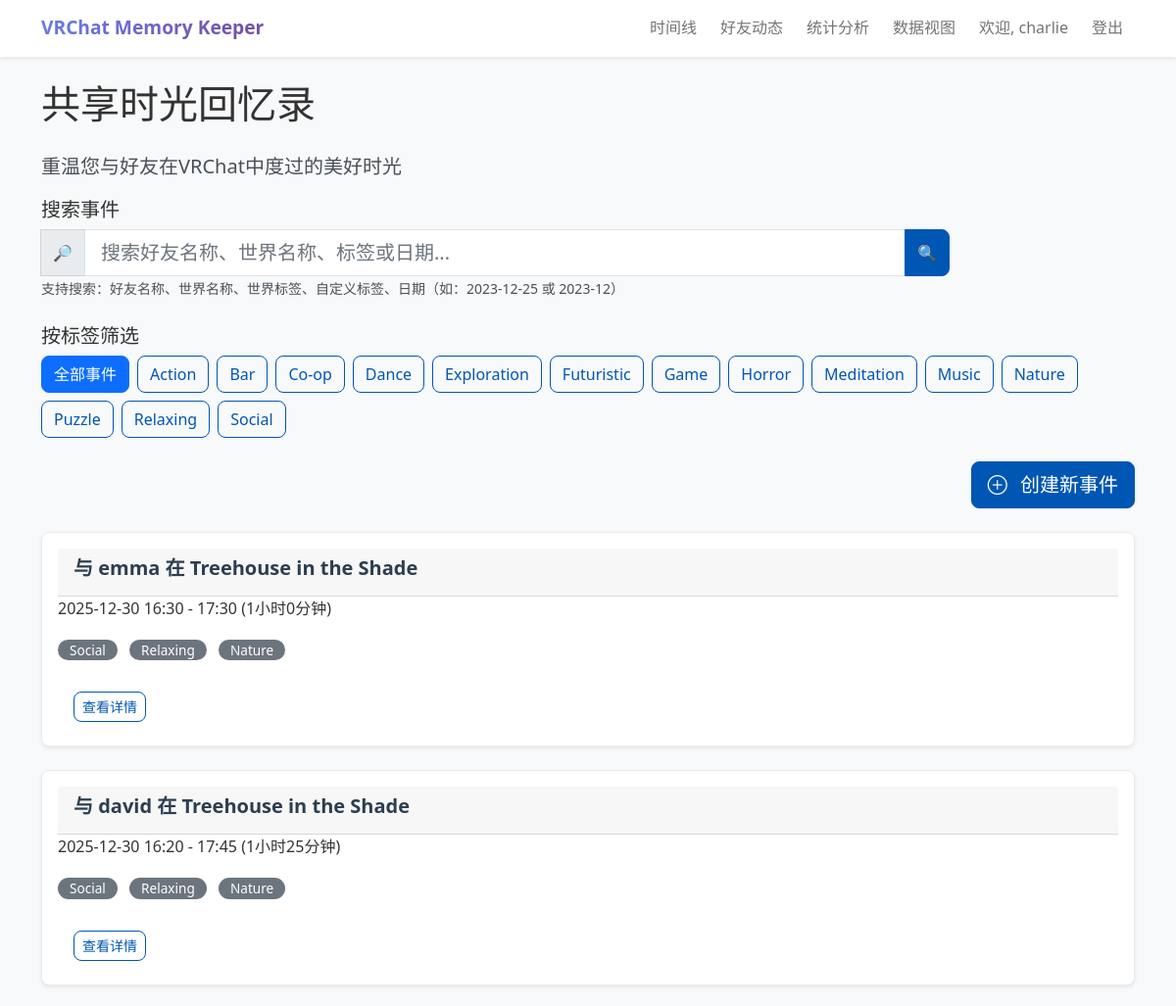
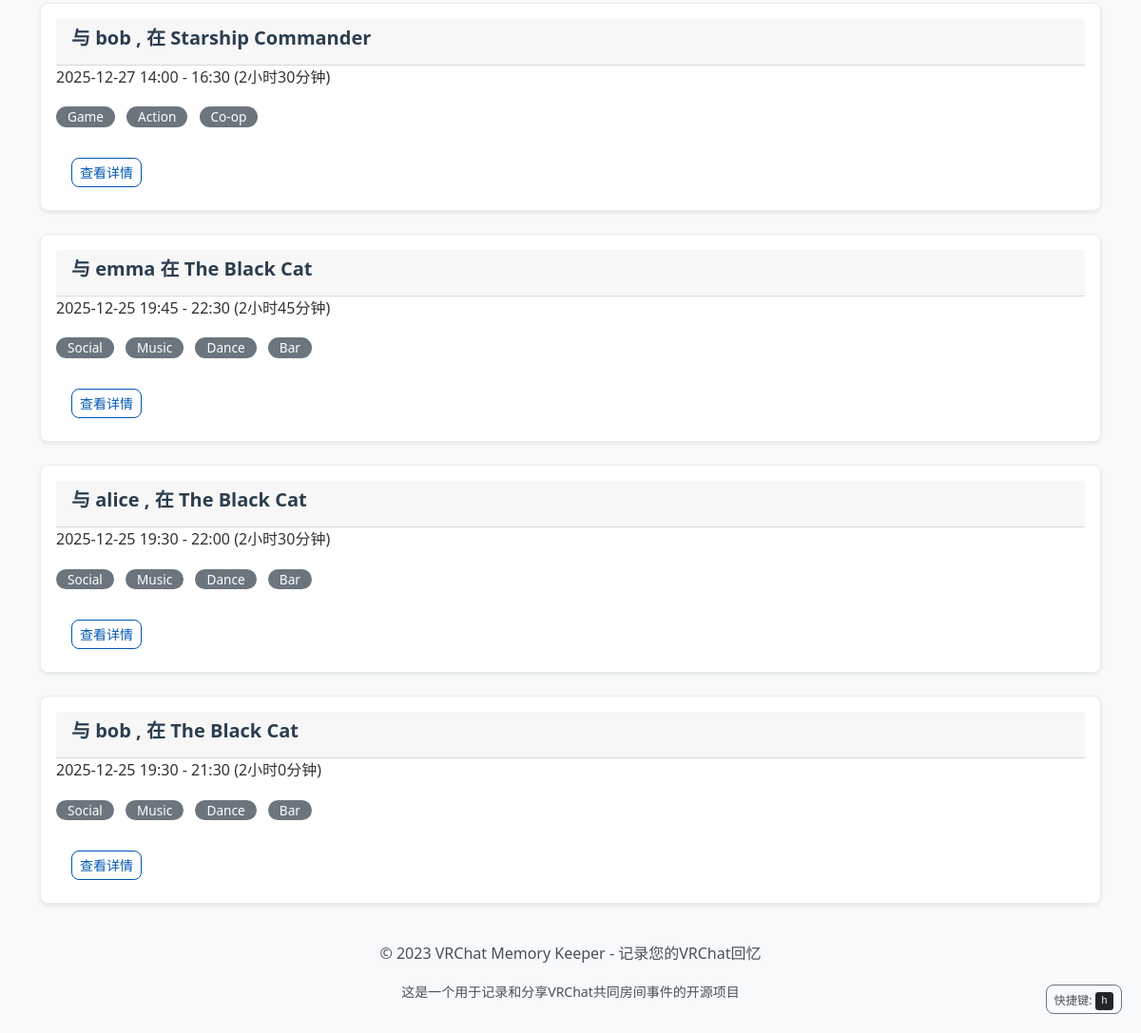
The app's page / (signed in) with its own data (2 pictures, top to bottom).
### app.py (models this page shows)
class User(UserMixin, db.Model):
    id = db.Column(db.Integer, primary_key=True)
    username = db.Column(db.String(80), unique=True, nullable=False)
    password_hash = db.Column(db.String(120), nullable=False)
    events = db.relationship('SharedEvent', backref='user', lazy=True)
    friends = db.relationship(
        'User',
        secondary='user_friends',
        primaryjoin='user_friends.c.user_id == User.id',
        secondaryjoin='user_friends.c.friend_id == User.id',
        backref=db.backref('friended_by', lazy='dynamic'),
        lazy='dynamic'
    )

class SharedEvent(db.Model):
    id = db.Column(db.Integer, primary_key=True)
    user_id = db.Column(db.Integer, db.ForeignKey('user.id'), nullable=False)
    world_id = db.Column(db.Integer, db.ForeignKey('world.id'), nullable=False)
    event_group_id = db.Column(
        db.Integer,
        db.ForeignKey('event_group.id'),
        nullable=True)  # 关联事件组
    friend_name = db.Column(db.String(80), nullable=False)
    start_time = db.Column(db.DateTime, nullable=False)
    end_time = db.Column(db.DateTime)
    duration = db.Column(db.Integer)  # 持续时间（秒）
    notes = db.Column(db.Text, nullable=True)  # 事件备注
    privacy = db.Column(db.String(20), default='public')
    custom_tags = db.relationship(
        'EventTag',
        backref='event',
        lazy=True,  # 懒加载
        cascade='all, delete-orphan'  # 级联删除
    )
    participants = db.relationship(
        'User',
        secondary='event_participants',
        backref=db.backref('participated_events', lazy='dynamic'),
        lazy='dynamic'
    )
    sync_hash = db.Column(db.String(100))  # 同步哈希，用于识别真正的共同事件
    sync_status = db.Column(db.String(20), default='pending')  # 同步状态：pending, syncing, synced
    last_synced_at = db.Column(db.DateTime)  # 最后同步时间
    sync_comments = db.relationship(
        'EventComment',
        backref='sync_event',
        primaryjoin='and_(SharedEvent.id == EventComment.event_id, EventComment.is_sync_comment == True)',
        lazy='dynamic'
    )

class World(db.Model):
    id = db.Column(db.Integer, primary_key=True)
    world_name = db.Column(db.String(200), nullable=False)
    world_id = db.Column(db.String(100), unique=True)
    tags = db.Column(db.Text)  # 以逗号分隔的标签字符串
    events = db.relationship('SharedEvent', backref='world', lazy=True)

### app.py (the view, shortened to what this page needs)
@app.route('/')
@login_required
def index():
    all_unique_tags = get_all_unique_tags()
    selected_tag = request.args.get('tag')
    from sqlalchemy import or_
    query = SharedEvent.query.filter(
        or_(
            SharedEvent.user_id == current_user.id,
            SharedEvent.participants.contains(current_user)
        )
    )
    filtered_query = filter_events_by_tag(query, selected_tag)
    search_query = request.args.get('search')
    start_date = None
    end_date = None
    if start_date:
        from datetime import datetime
        filtered_query = filtered_query.filter(
            SharedEvent.start_time >= start_date)
    if end_date:
        from datetime import timedelta
        end_datetime = end_date + timedelta(days=1)
        filtered_query = filtered_query.filter(
            SharedEvent.start_time < end_datetime)
    events = filtered_query.order_by(SharedEvent.start_time.desc()).all()
    return render_template(
        'index.html',
        events=events,
        all_tags=all_unique_tags,
        selected_tag=selected_tag,
        search_query=search_query
    )

### app.py (called while the page is built, shortened)
@login_manager.user_loader
def load_user(user_id):
    return User.query.get(int(user_id))

def get_all_unique_tags():
    world_tags = set()
    worlds = World.query.all()
    for world in worlds:
        if world.tags:
            for tag in world.tags.split(','):
                world_tags.add(tag.strip())
    event_tags = set()
    all_event_tags = EventTag.query.all()
    for tag in all_event_tags:
        event_tags.add(tag.tag_name)
    return sorted(list(world_tags.union(event_tags)))

def filter_events_by_tag(event_query, selected_tag):
    if not selected_tag:
        return event_query

@app.before_request
def before_request():
    global _db_initialized
    if not _db_initialized:
        init_db()
        _db_initialized = True

### templates/index.html (shortened to what this page needs)
{% extends 'base.html' %}
{% block content %}
    <header class="page-header" role="banner">
        <h1 class="mb-4">共享时光回忆录</h1>
        <p class="lead text-muted">重温您与好友在VRChat中度过的美好时光</p>
    </header>
    <section class="search-section mb-4" role="search" aria-labelledby="search-heading">
        <h2 id="search-heading" class="h5">搜索事件</h2>
        <form method="GET" action="{{ url_for('index') }}" class="search-form" aria-label="事件搜索表单">
            <div class="row g-3">
                <div class="col-md-10">
                    <div class="input-group">
                        <span class="input-group-text">
                            <span aria-hidden="true">🔎</span>
                        </span>
                        <input type="text" id="search-input" class="form-control form-control-lg" name="search"
                               placeholder="搜索好友名称、世界名称、标签或日期..."
                               aria-describedby="search-help"
                               value="{{ search_query or '' }}"
                               autocomplete="off">
                        <button type="submit" class="btn btn-primary"
                                aria-label="执行搜索">
                            <span aria-hidden="true">🔍</span>
                        </button>
                    </div>
                    <small id="search-help" class="form-text text-muted">
                        支持搜索：好友名称、世界名称、世界标签、自定义标签、日期（如：2023-12-25 或 2023-12）
                    </small>
                </div>
            </div>
        </form>
    </section>
    <section class="tag-filter-section mb-4" role="region" aria-labelledby="filter-heading">
        <h2 id="filter-heading" class="h5">按标签筛选</h2>
        <div class="filter-controls" role="toolbar" aria-label="标签筛选工具">
            <div class="d-flex flex-wrap gap-2" aria-label="筛选标签列表">
                {% if selected_tag %}
                    <a href="{{ url_for('index') }}" class="btn btn-primary" role="button"
                           aria-label="显示全部事件" aria-pressed="false">
                            全部事件
                        </a>
                {% else %}
                    <a href="{{ url_for('index') }}" class="btn btn-outline-primary active" role="button"
                           aria-label="显示全部事件（当前选中）" aria-pressed="true">
                            全部事件
                        </a>
                {% endif %}
                {% if all_tags %}
                    {% for tag in all_tags %}
                        {% if selected_tag == tag %}
                            <a href="{{ url_for('index', tag=tag) }}" class="btn btn-primary" role="button"
                               aria-label="筛选标签：{{ tag }}（当前选中）" aria-pressed="true">
                                {{ tag }}
                            </a>
                        {% else %}
                            <a href="{{ url_for('index', tag=tag) }}" class="btn btn-outline-primary" role="button"
                               aria-label="筛选标签：{{ tag }}" aria-pressed="false">
                                {{ tag }}
                            </a>
                        {% endif %}
                    {% endfor %}
                {% else %}
                    <span class="text-muted" aria-live="polite">暂无可用标签</span>
                {% endif %}
            </div>
        </div>
    </section>
    <section class="actions-section mb-4" role="toolbar" aria-label="事件操作工具">
        <div class="d-flex justify-content-end gap-2">
            <button type="button"
               class="btn btn-primary btn-lg"
               data-bs-toggle="modal"
               data-bs-target="#createEventModal"
               aria-label="创建新事件">
                <i class="bi bi-plus-circle me-2"></i> 创建新事件
            </button>
        </div>
    </section>
    <section class="events-section" role="region" aria-labelledby="events-heading">
        {% if events %}
            <div class="row" role="list" aria-label="共同房间事件列表">
                {% for event in events %}
                    <div class="col-lg-12" role="listitem">
                        <article class="card event-card shadow-sm">
                            <div class="card-body">
                                <header class="card-header">
                                    <h3 class="card-title h5">
                                        {% if current_user.username == event.friend_name %}
                                            与
                                            {% for participant in event.participants %}
                                                {% if participant.username != current_user.username %}
                                                    <span class="friend-name">{{ participant.username }}</span>
                                                    {% if not loop.last %}, {% endif %}
                                                {% endif %}
                                            {% endfor %}
                                            在 <span class="world-name">{{ event.world.world_name }}</span>
                                        {% else %}
                                            与 <span class="friend-name">{{ event.friend_name }}</span>
                                            在 <span class="world-name">{{ event.world.world_name }}</span>
                                        {% endif %}
                                    </h3>
                                </header>
                                <div class="card-content">
                                    <p class="card-text event-time">
                                        <time datetime="{{ event.start_time.isoformat() }}">
                                            {{ event.start_time.strftime('%Y-%m-%d %H:%M') }}
                                        </time>
                                        -
                                        <time datetime="{{ event.end_time.isoformat() }}">
                                            {{ event.end_time.strftime('%H:%M') }}
                                        </time>
                                        <span class="duration">
                                            ({{ (event.duration // 3600) }}小时{{ (event.duration % 3600) // 60 }}分钟)
                                        </span>
                                    </p>
                                    {% if event.world.tags %}
                                        <div class="world-tags mb-2">
                                            {% for tag in event.world.tags.split(',') %}
                                                <span class="badge bg-secondary tag" aria-label="世界标签：{{ tag.strip() }}">
                                                    {{ tag.strip() }}
                                                </span>
                                            {% endfor %}
                                        </div>
                                    {% endif %}
                                </div>
                                <footer class="card-footer bg-transparent border-0 pt-3">
                                    <div class="d-flex gap-2" role="group" aria-label="事件操作">
                                        <a href="{{ url_for('event_detail', event_id=event.id) }}"
                                           class="btn btn-outline-primary btn-sm"
                                           aria-label="查看事件 {{ event.friend_name }} 在 {{ event.world.world_name }} 的详细信息">
                                            查看详情
                                        </a>
                                    </div>
                                </footer>
                            </div>
                        </article>
                    </div>
                {% endfor %}
            </div>
        {% endif %}
    </section>
{% endblock %}

### templates/base.html (shortened to what this page needs)
<!DOCTYPE html>
<html lang="zh-CN">
<head>
    <link href="https://cdn.jsdelivr.net/npm/bootstrap@5.1.3/dist/css/bootstrap.min.css" rel="stylesheet">
    <link href="https://cdn.jsdelivr.net/npm/bootstrap-icons@1.10.5/font/bootstrap-icons.css" rel="stylesheet">
    <link href="{{ url_for('static', filename='css/main.css') }}" rel="stylesheet">
</head>
<body>
    <header role="banner">
        <nav class="navbar navbar-expand-lg navbar-light bg-white shadow-sm" role="navigation" aria-label="主导航">
            <div class="container">
                <a class="navbar-brand" href="{{ url_for('index') }}" aria-label="VRChat记忆记录器首页">
                    VRChat Memory Keeper
                </a>
                <div class="collapse navbar-collapse" id="navbarNav">
                    <div class="navbar-nav ms-auto" role="menubar">
                        {% if current_user.is_authenticated %}
                            <a class="nav-link" href="{{ url_for('index') }}" role="menuitem" aria-label="查看时间线">
                                时间线
                            </a>
                            <a class="nav-link" href="{{ url_for('friends_feed') }}" role="menuitem" aria-label="查看好友动态">
                                好友动态
                            </a>
                            <a class="nav-link" href="{{ url_for('stats') }}" role="menuitem" aria-label="查看统计分析">
                                统计分析
                            </a>
                            <a class="nav-link" href="{{ url_for('visualization_page') }}" role="menuitem" aria-label="查看数据视图">
                                数据视图
                            </a>
                            <span class="nav-link" role="status" aria-label="当前用户">
                                欢迎, {{ current_user.username }}
                            </span>
                            <a class="nav-link" href="{{ url_for('logout') }}" role="menuitem" aria-label="退出登录">
                                登出
                            </a>
                        {% endif %}
                    </div>
                </div>
            </div>
        </nav>
    </header>
    <main class="main-content" role="main">
        <div class="container mt-4">
            {% block content %}{% endblock %}
        </div>
    </main>
    <footer class="footer mt-auto py-3 bg-light" role="contentinfo">
        <div class="container">
            <div class="text-center text-muted">
                <p>© 2023 VRChat Memory Keeper - 记录您的VRChat回忆</p>
                <p class="small">这是一个用于记录和分享VRChat共同房间事件的开源项目</p>
            </div>
        </div>
    </footer>
</body>
</html>

### static/css/main.css (style rules this page uses)
body { font-family: 'Segoe UI', Tahoma, Geneva, Verdana, sans-serif; background-color: #f8f9fa; color: #333; line-height: 1.6; }
.navbar { box-shadow: 0 2px 4px rgba(0,0,0,0.1); transition: all 0.3s ease; }
.navbar-brand { font-weight: 600; font-size: 1.2rem; background: linear-gradient(135deg, #667eea 0%, #764ba2 100%); -webkit-background-clip: text; -webkit-text-fill-color: transparent; background-clip: text; }
.navbar-nav .nav-link { position: relative; transition: all 0.3s ease; padding: 0.5rem 1rem; margin: 0 0.25rem; border-radius: 8px; }
.event-card { margin-bottom: 1.5rem; transition: transform 0.2s, box-shadow 0.2s; border-radius: 8px; overflow: hidden; }
.card-title { font-weight: 600; color: #2c3e50; margin-bottom: 0.5rem; }
.tag { margin-right: 0.5rem; margin-bottom: 0.5rem; border-radius: 12px; padding: 0.25rem 0.75rem; font-size: 0.85rem; font-weight: 500; }
.text-muted { color: #495057 !important; }
.btn { border-radius: 8px; font-weight: 500; transition: all 0.2s; }
.btn-primary { background-color: #0056b3; border-color: #0056b3; }
.btn-outline-primary { border-color: #0056b3; color: #0056b3; }
.form-control { border-radius: 8px; border: 1px solid #dee2e6; transition: border-color 0.2s, box-shadow 0.2s; }
.card { border: 1px solid #e9ecef; border-radius: 8px; }
.event-card { animation: fadeIn 0.5s ease forwards; }
.event-card:nth-child(1) { animation-delay: 0.1s; }

### records on screen
User: username "charlie"
SharedEvent: friend_name "emma", world.world_name "Treehouse in the Shade", start_time "2025-12-30 16:30", end_time "17:30", duration "1", (event.duration%3600)//60 "0", strip "Social" "Relaxing" "Nature"
SharedEvent: friend_name "david", world.world_name "Treehouse in the Shade", start_time "2025-12-30 16:20", end_time "17:45", duration "1", (event.duration%3600)//60 "25", strip "Social" "Relaxing" "Nature"
SharedEvent: world.world_name "Starship Commander", start_time "2025-12-27 14:00", end_time "16:30", duration "2", (event.duration%3600)//60 "30", strip "Game" "Action" "Co-op"
User: username "bob"
SharedEvent: friend_name "emma", world.world_name "The Black Cat", start_time "2025-12-25 19:45", end_time "22:30", duration "2", (event.duration%3600)//60 "45", strip "Social" "Music" "Dance" "Bar"
SharedEvent: world.world_name "The Black Cat", start_time "2025-12-25 19:30", end_time "22:00", duration "2", (event.duration%3600)//60 "30", strip "Social" "Music" "Dance" "Bar"
User: username "alice"
SharedEvent: world.world_name "The Black Cat", start_time "2025-12-25 19:30", end_time "21:30", duration "2", (event.duration%3600)//60 "0", strip "Social" "Music" "Dance" "Bar"

### other values on screen
{{ tag }} "Action" "Bar" "Co-op" "Dance" "Exploration" "Futuristic" "Game" "Horror" "Meditation" "Music" "Nature" "Puzzle" "Relaxing" "Social"
